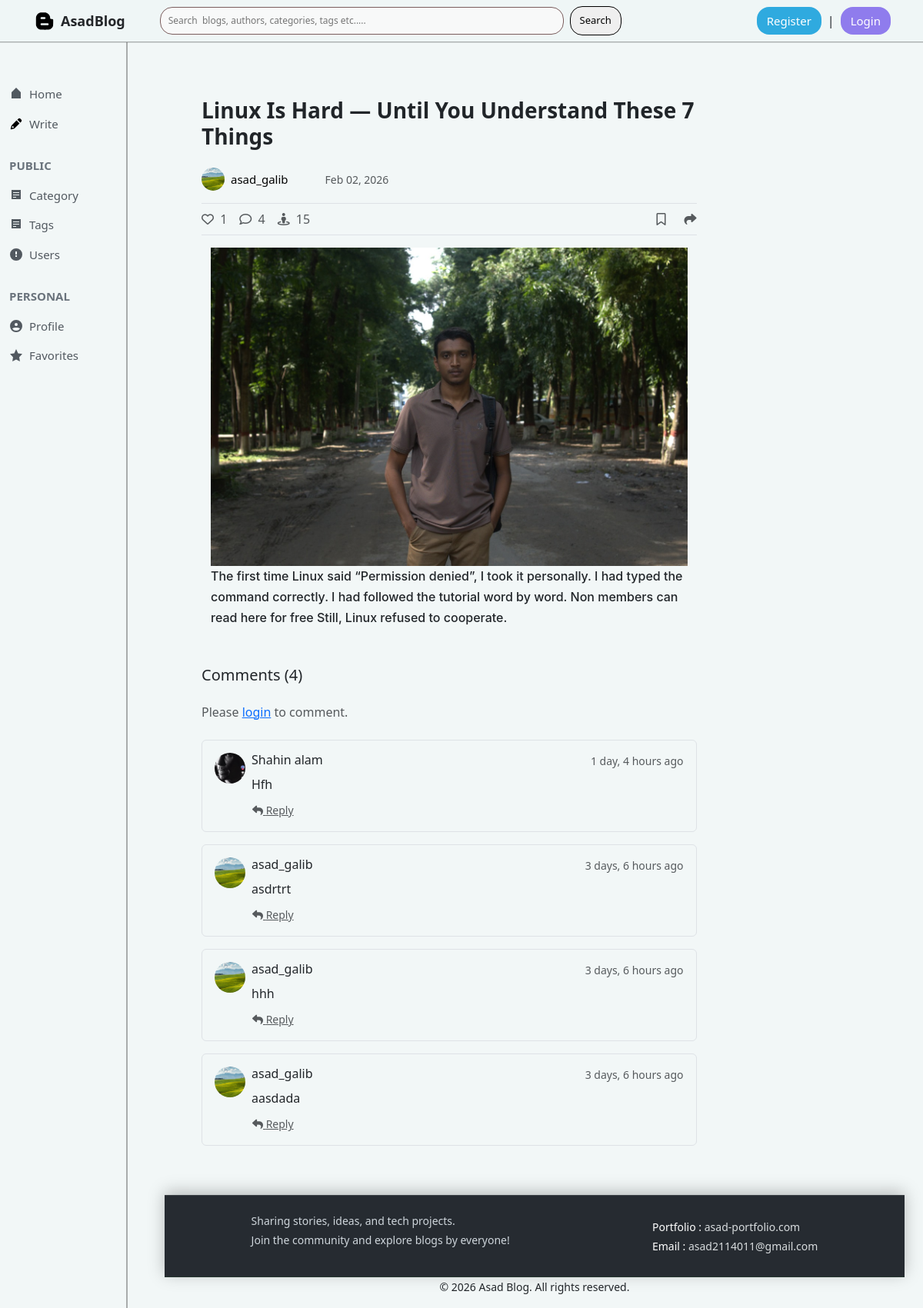
Screenshot of /posts/post_details/linux-is-hard-until-you-understand-these-7-things with the database file from the repository.
### posts/models.py (models this page shows, shortened)
class Post(models.Model):
    title=models.CharField(max_length=200)
    slug=models.SlugField(max_length=250,unique=True,blank=True)
    content=HTMLField()
    post_image=models.ImageField(upload_to='posts/',blank=True,null=True)
    view_count=models.PositiveIntegerField(default=0)
    catagory=models.ForeignKey(catagory,on_delete=models.PROTECT,related_name='posts')
    author=models.ForeignKey(Author,on_delete=models.CASCADE,related_name='posts')
    tags=models.ManyToManyField(Tag,blank=True,related_name='posts')
    created_at=models.DateTimeField(auto_now_add=True)
    updated_at=models.DateTimeField(auto_now=True)
    class Meta:
        ordering=['-created_at']
    def save(self,*args,**kwargs):
        super().save(*args,**kwargs)

class Comment(models.Model):
    post=models.ForeignKey(Post,on_delete=models.CASCADE,related_name='comments')
    user=models.ForeignKey(Author,on_delete=models.CASCADE)
    content=models.TextField(max_length=500)
    parent=models.ForeignKey('self',on_delete=models.CASCADE,null=True,blank=True,related_name='replies')
    created_at=models.DateTimeField(auto_now_add=True)
    updated_at=models.DateTimeField(auto_now=True)
    class Meta:
        ordering=['-created_at']

### author/models.py (models this page shows, shortened)
class Author(models.Model):
    user=models.OneToOneField(User,on_delete=models.CASCADE,related_name="author_profile")
    name=models.CharField(max_length=100)
    slug=models.SlugField(max_length=120,unique=True,blank=True)
    bio=models.TextField()
    email=models.EmailField(max_length=100)
    profile_image=models.ImageField(upload_to='authors/',blank=True,null=True)
    created_at=models.DateTimeField(auto_now_add=True)

### posts/views.py (the view)
# urls.py: path('post_details/<slug>',views.post_details,name="post_details"),
def post_details(request,slug):
    post=models.Post.objects.get(slug=slug)
    post.view_count+=1
    post.save(update_fields=['view_count'])
    user_liked=False
    user_commented=False
    user_bookmarked=False
    if request.user.is_authenticated:
        user_liked=post.likes.filter(user=request.user.author_profile).exists()
        user_commented=post.comments.filter(user=request.user.author_profile).exists()
        user_bookmarked=post.bookmarks.filter(user=request.user.author_profile).exists()
    context={
        'post':post,
        'user_liked':user_liked,
        'user_commented':user_commented,
        'user_bookmarked':user_bookmarked,
    }
    return render(request,'post_details.html',context)

### templates/post_details.html (shortened to what this page needs)
{% extends 'base.html' %}
{% load static %}
{% block content %}
<div class="container-fluid py-md-5 px-md-5">
    <div class="row">
        <div class="col-lg-9 col-md-12">
            <div class="post-details-container">
                <div class="post-title mb-4">
                    <h4 style="font-size: 28px; font-weight: bold;">{{post.title}}</h4>
                </div>
                <div class="d-flex align-items-center mb-3">
                    {% if post.author.profile_image %}
                    <img src="{{ post.author.profile_image.url }}" class="rounded-circle me-2"
                        alt="{{ post.author.name }}" width="30" height="30" style="object-fit: cover;">
                    {% else %}
                    <div class="rounded-circle bg-primary text-white d-flex align-items-center justify-content-center me-2"
                        style="width: 30px; height: 30px; font-weight: bold;">
                        {{ post.author.name|first|upper }}
                    </div>
                    {% endif %}
                    <a href="#" style="text-decoration: none; color: black;">
                        <h6 class="mb-0" style="font-size: 15px;">{{ post.author.name }}</h6>
                    </a>
                    <small class="text-muted ms-5">
                        {{post.created_at|date:'M d, Y'}}
                    </small>
                </div>
                <div class="d-flex justify-content-between align-items-center pt-2 pb-2 mb-3 border-top border-bottom">
                    <div class="d-flex gap-3">
                        <a href="#" class="text-decoration-none text-muted interaction-link like-btn"
                            data-post-id="{{ post.id }}">
                            {% if user_liked %}
                            <i class="fa-solid fa-heart"></i>
                            {% else %}
                            <i class="fa-regular fa-heart"></i>
                            {% endif %}
                            <span class="ms-1 like-count">{{ post.likes.count }}</span>
                        </a>
                        <a href="#comments-section" class="text-decoration-none text-muted interaction-link comment-btn">
                            {% if user_commented %}
                            <i class="fa-solid fa-comment"></i>
                            {% else %}
                            <i class="fa-regular fa-comment"></i>
                            {% endif %}
                            <span class="ms-1">{{ post.comments.count }}</span>
                        </a>
                        <a href="{% url 'post_details' post.slug %}"
                            class="text-decoration-none text-muted interaction-link view-btn">
                            <i class="fa-solid fa-street-view"></i>
                            <span class="ms-1">{{ post.view_count }}</span>
                        </a>
                    </div>
                    <div class="d-flex gap-4">
                        <a href="#" class="text-decoration-none text-muted interaction-link bookmark-btn"
                            data-post-id="{{post.id}}" >
                            {% if user.is_authenticated and user_bookmarked %}
                            <i class="fa-solid fa-bookmark"></i>
                            {%else%}
                            <i class="fa-regular fa-bookmark"></i>
                            {%endif%}
                        </a>
                        <div class="dropdown">
                            <a href="#" class="text-decoration-none text-muted interaction-link share-btn"
                                data-bs-toggle="dropdown" aria-expanded="false">
                                <i class="fa-solid fa-share"></i>
                            </a>
                        </div>
                    </div>
                </div>
                <div class="container post-content">
                    <img src="{{ post.post_image.url }}" class="img-fluid object-fit-cover">
                    <h5
                        style="font-family: 'Inter', system-ui, -apple-system, BlinkMacSystemFont, sans-serif;line-height: 1.7; font-size: 16px;">
                        {{post.content|safe}}</h5>
                </div>
                <div class="comments-section mt-5" id="comments-section">
                    <h5 class="mb-4">Comments ({{ post.comments.count }})</h5>
                    {% if user.is_authenticated %}
                    <div class="comment-form mb-4">
                        <form method="POST" action="{% url 'add_comment' post.id %}">
                            {% csrf_token %}
                            <div class="mb-3">
                                <textarea class="form-control" name="content" rows="3" placeholder="Write a comment..."
                                    required></textarea>
                            </div>
                            <button type="submit" class="btn btn-primary">Post Comment</button>
                        </form>
                    </div>
                    {% else %}
                    <p class="text-muted">Please <a href="#">login</a> to comment.</p>
                    {% endif %}
                    <div class="comments-list mt-4">
                        {% for comment in post.comments.all %}
                        {% if not comment.parent %}
                        <div class="comment mb-3 p-3 border rounded">
                            <div class="d-flex align-items-start">
                                {% if comment.user.profile_image %}
                                <img src="{{ comment.user.profile_image.url }}" class="rounded-circle me-2"
                                    alt="{{ comment.user.name }}" width="40" height="40" style="object-fit: cover;">
                                {% else %}
                                <div class="rounded-circle bg-primary text-white d-flex align-items-center justify-content-center me-2"
                                    style="width: 40px; height: 40px; font-weight: bold;">
                                    {{ comment.user.name|first|upper }}
                                </div>
                                {% endif %}
                                <div class="flex-grow-1">
                                    <div class="d-flex justify-content-between">
                                        <h6 class="mb-0">{{ comment.user.name }}</h6>
                                        <small class="text-muted">{{ comment.created_at|timesince }} ago</small>
                                    </div>
                                    <div class="comment-content-{{ comment.id }}">
                                        <p class="mb-0 mt-2">{{ comment.content }}</p>
                                    </div>
                                    <div class="comment-actions mt-2">
                                        <button class="btn btn-link btn-sm text-muted p-0 me-3 reply-btn"
                                            data-comment-id="{{ comment.id }}">
                                            <i class="fa-solid fa-reply"></i> Reply
                                        </button>
                                    </div>
                                </div>
                            </div>
                        </div>
                        {% endif %}
                        {% empty %}
                        <p class="text-muted">No comments yet. Be the first to comment!</p>
                        {% endfor %}
                    </div>
                </div>
            </div>
        </div>
    </div>
</div>
{% endblock %}

### static/css/base.css (style rules this page uses)
html { overflow-y: scroll; }
body { background-color: #f2f7f7; margin: 0; display: flex; flex-direction: column; min-height: 100vh; }

### static/css/home.css (style rules this page uses)
.object-fit-cover { object-fit: cover; }

### rows the page displays
Post: title "Linux Is Hard — Until You Understand These 7 Things", author.profile_image (picture), author.name "asad_galib", created_at "Feb 02, 2026", likes.count "1", comments.count "4", view_count "15", post_image (picture), content "The first time Linux said “Permission denied”, I took it personally. I had typed the command correctly. I had followed the tutorial word by word. Non members can read here for free Still, Linux refused to cooperate."
Comment: user.profile_image (picture), user.name "Shahin alam", created_at "1 day, 4 hours", content "Hfh"
Comment: user.profile_image (picture), user.name "asad_galib", created_at "3 days, 6 hours", content "asdrtrt"
Comment: user.profile_image (picture), user.name "asad_galib", created_at "3 days, 6 hours", content "hhh"
Comment: user.profile_image (picture), user.name "asad_galib", created_at "3 days, 6 hours", content "aasdada"
